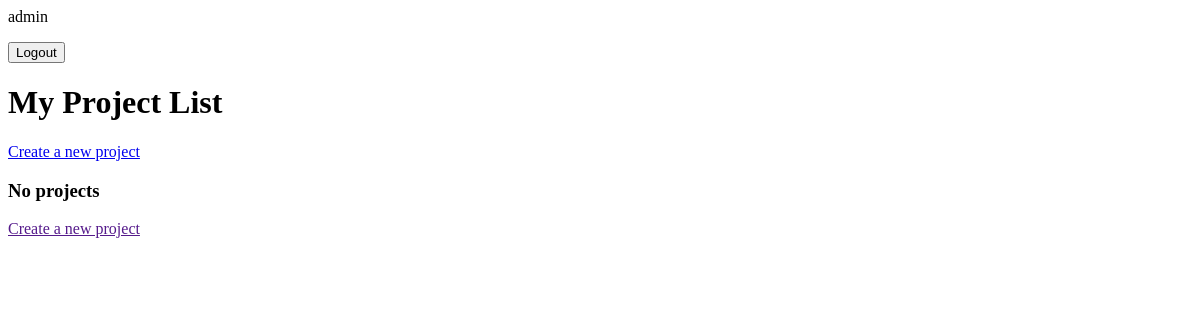
Page / (signed in) on the earlier database version.
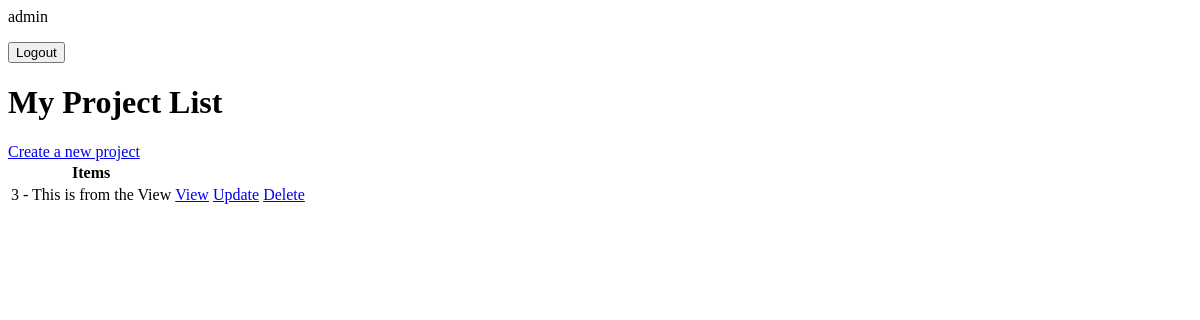
Same page on the later database version.
### projects/models.py (models this page shows, shortened)
class Projects(models.Model):
    user = models.ForeignKey(User, on_delete=models.CASCADE, null=True, blank=True)
    title = models.CharField(max_length=200, null=True)
    description = models.TextField()
    complete = models.BooleanField(default=False)
    created = models.DateTimeField(auto_now_add=True)
    class Meta:
        ordering = ['complete']

### projects/views.py (the view)
# urls.py: path('', ProjectList.as_view(), name='project_list'),
class ProjectList(LoginRequiredMixin, ListView):
    model = Projects
    context_object_name = 'projects'
    template_name = 'projects/project_list.html'
    def get_context_data(self, **kwargs):
        context = super().get_context_data(**kwargs)
        context['projects'] = context['projects'].filter(user=self.request.user)
        context['count'] = context['projects'].filter(complete=False).count()
        return context

### projects/templates/projects/project_list.html (shortened to what this page needs)
{% if request.user.is_authenticated %}
<p>{{ request.user }}</p>
<form action="{% url 'logout' %}" method="post">
  <button type="submit">Logout</button>
</form>
{% else %}
<a href="{% url 'login' %}">Login</a>
{% endif %}
<h1>My Project List</h1>
<a href="{% url 'project_create' %}">Create a new project</a>
{% if not projects %}
<h3>No projects</h3>
<a href="">Create a new project</a>
{% else %}
<table>
  <tr>
    <th>Items</th>
  </tr>
  {% for project in projects %}
  <tr>
    <td>{{project.id}} - {{ project.title }}</td>
    <td><a href="{% url 'project_detail' project.id %}">View</a></td>
    <td><a href="{% url 'project_update' project.id %}">Update</a></td>
    <td><a href="{% url 'project_delete' project.id %}">Delete</a></td>
  </tr>
  {% endfor %}
</table>
{% endif %}

Differences in the rows shown:
added Projects: id "3", title "This is from the View"
Other differences:
text no longer shown: "No projects Create a new project"
text now shown: "Items"
